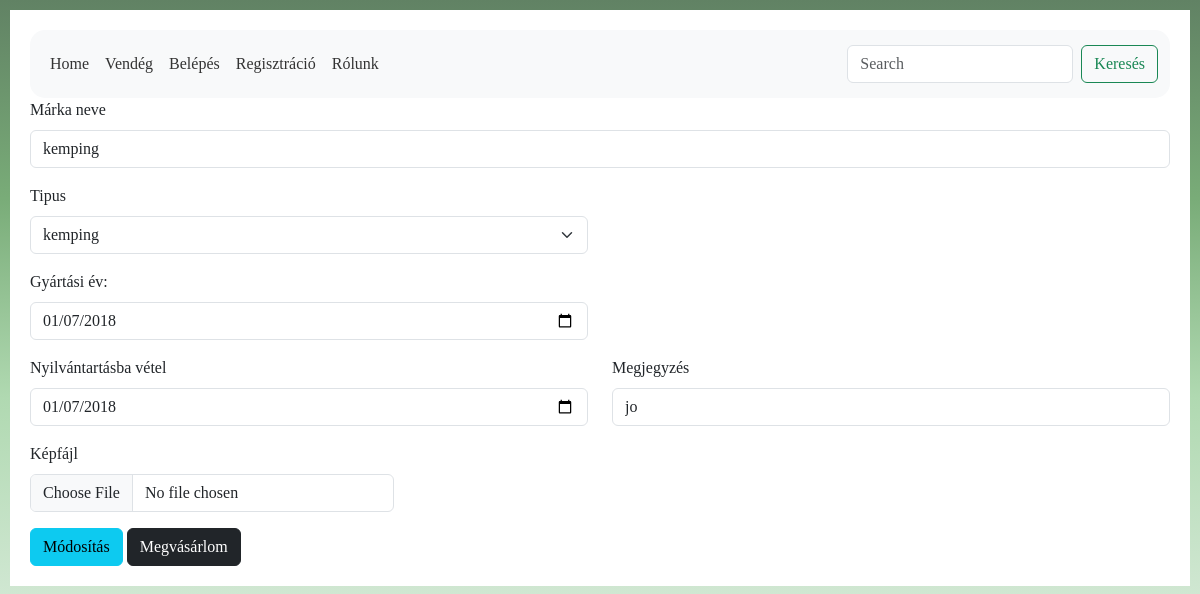
The app's page /index.php?menu=home&id=5 with its own data.
### tables this page shows
CREATE TABLE `bicikli_1` (
  `bicikli_id` int(10) UNSIGNED NOT NULL,
  `markaneve` varchar(255) NOT NULL,
  `tipus` varchar(255) NOT NULL,
  `gyartasiev` date NOT NULL,
  `megjegyzes` varchar(255) NOT NULL,
  `nyilvantartasban` date NOT NULL,
  `ar` varchar(100) NOT NULL
);

### class/Database.php (called while the page is built, shortened)
<?php
class Database {
    private $db = null;
    public function __construct($host, $username, $pass, $db) {
        try {
            $this->db = new mysqli($host, $username, $pass, $db);
            $this->db->set_charset("utf8");
        } catch (Exception $exc) {
            $this->error = true;
            echo '<p>Az adatbázis nem elérhető!</p>';
            exit();
        }
    }
    public function getKivalasztottkerekpar($id) {
        $result = $this->db->query("SELECT * FROM `bicikli_1` WHERE bicikli_id=" . $id);
        return $result->fetch_assoc();
    }
    public function getTipus() {
        $result = $this->db->query("SELECT DISTINCT `tipus` FROM `bicikli_1`;");
        return $result->fetch_all();
    }
}

### login/kivalasztottkerekpar.php (the view, shortened to what this page needs)
<?php
if (filter_input(INPUT_POST, "Adatmodositas", FILTER_VALIDATE_BOOL, FILTER_NULL_ON_FAILURE)) {
    $adatok = $_POST;
    var_dump($adatok);
    $bicikli_id = filter_input(INPUT_POST, "bicikli_id", FILTER_SANITIZE_NUMBER_INT);
    $markaneve = htmlspecialchars(filter_input(INPUT_POST, "markaneve"));
    $tipus = filter_input(INPUT_POST, "tipusSelect");
    $gyartasiev = filter_input(INPUT_POST, "gyartasiev");
    $megjegyzes = filter_input(INPUT_POST, "megjegyzes");
    $nyilvantartasban = filter_input(INPUT_POST, "nyilvantartasban");
    $ar = filter_input(INPUT_POST, "ar");
    $from = null;
    $to = null;
    if ($_FILES['kepfajl']['error'] == 0) {
        $kiterjesztes = null;
        switch ($_FILES['kepfajl']['type']) {
            case 'image/png':
                $kiterjesztes = ".png";
                break;
            case 'image/jpeg':
                $kiterjesztes = ".jpg";
                break;
            default:
                break;
        }
        $from = $_FILES['kepfajl']['tmp_name'];
        $to = dir(getcwd());
        $to = $to->path . DIRECTORY_SEPARATOR . "kepek" . DIRECTORY_SEPARATOR . $markaneve . $kiterjesztes;
        if (copy($from, $to)) {
            echo '<p>A kép feltöltés sikeres</p>';
        } else {
            echo '<p>A kép feltöltés sikertelen!</p>';
        }
    }
    if ($db->setKivalasztottkerekpar($bicikli_id, $markaneve, $tipus, $gyartasiev, $megjegyzes, $nyilvantartasban)) {
        echo '<p>Az adatok módosítása sikeres</p>';
        header("Location: index.php?menu=home");
    } else {
        echo '<p>Az adatok módosítása sikertelen!</p>';
    }
} else {
    $adatok = $db->getKivalasztottkerekpar($id);
}
?>
<form method="post" action="index.php?menu=home&id=<?php echo $adatok['bicikli_id']; ?>" enctype="multipart/form-data">
    <div class="mb-3">
        <label for="markaneve" class="form-label">Márka neve</label>
        <input type="text" class="form-control" name="markaneve" id="markaneve" value="<?php echo $adatok['markaneve']; ?>">
    </div>
    <div class="row">
        <div class="mb-3 col-6">
            <label for="tipusSelect" class="form-label">Tipus</label>
            <select id="tipusSelect" name="fajtaSelect" class="form-select">
                <?php
                foreach ($db->getTipus() as $value) {
                    if ($adatok['tipus'] == $value[0]) {
                        echo '<option selected value="' . $value[0] . '">' . $value[0] . '</option>';
                    } else {
                        echo '<option value="' . $value[0] . '">' . $value[0] . '</option>';
                    }
                }
                ?>
            </select>
        </div>
    </div>
    <div class="row">
        <div class="mb-3 col-6">
            <label for="gyartasiev" class="form-label">Gyártási év:</label>
            <input type="date" class="form-control" name="gyartasiev" id="gyartasiev" max="<?php echo date("Y-m-d"); ?>" value="<?php echo $adatok['gyartasiev']; ?>">
        </div>
    </div>
    <div class="row">
        <div class="mb-3 col-6">
            <label for="nyilvantartasban" class="form-label">Nyilvántartásba vétel</label>
            <input type="date" class="form-control" name="nyilvantartasban" id="gyartasiev" max="<?php echo date("Y-m-d"); ?>"  value="<?php echo $adatok['gyartasiev']; ?>">
        </div>
        <div class="mb-3 col-6">
            <label for="megjegyzes" class="form-label">Megjegyzés</label>
            <input type="text" class="form-control" name="megjegyzes" id="megjegyzes" value="<?php echo $adatok['megjegyzes']; ?>">
        </div>
    </div>
    <div class="row">
        <div class="mb-3 col-4">
            <label for="kepfajl" class="form-label">Képfájl</label>
            <input type="file" class="form-control" name="kepfajl" id="kepfajl" value="">
        </div>
    </div>
    <button type="submit" class="btn btn-info" value="1" name="Adatmodositas">Módosítás</button>
    <a href="index.php?menu=felhasznalo&bicikli_id=<?php echo $adatok['bicikli_id'];?>" class="btn btn-dark">Megvásárlom</a>
</form>

### layout/bicikli.css (style rules this page uses)
html { background-image: linear-gradient( 180deg, #618264, #79AC78, rgb(176, 217, 177), rgb(208, 231, 210)); padding: 10px; bottom: auto; box-sizing: border-box; background-repeat: no-repeat; }
*, *:before, *:after { box-sizing: border-box; font-family: Gotham Rounded; }
body { font-family: Arial, sans-serif; background-color: #f2f2f2; margin: 20px; padding: 20px; }
a { color: black; text-decoration: none; }

### records on screen
bicikli_1: markaneve "kemping", fajtaSelect "kemping", gyartasiev "01/07/2018", nyilvantartasban "01/07/2018", megjegyzes "jo"
